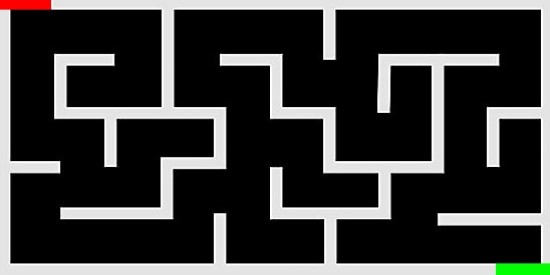
#> input picture ImageFormatted.jpg, 550 x 275 px, found by its file name
$ python MazeTrial3.py
#> lines starting #> are read from the running program, lines starting #| are printed output that depends on the picture
import numpy as np
import cv2
import copy
import time
from math import floor
import pickle
from matplotlib import pyplot as plt

img_orig = cv2.imread('imageFormatted.jpg', cv2.IMREAD_COLOR)
#> img_orig is the input picture: shape (275, 550, 3); mean B, G, R 59.2, 60.2, 60
WIDTH, HEIGHT = img_orig.shape[1], img_orig.shape[0]
#> WIDTH = 550; HEIGHT = 275
print(WIDTH, HEIGHT)
#| 550 275
STEPS = 100
UNIT_SIZE = HEIGHT/5
#> UNIT_SIZE = 55
CENTRE = UNIT_SIZE/2
#> CENTRE = 27.5
RED = (0, 0, 255)

HM_EPISODES = 2000

MOVE_PENALTY = 1
BORDER_PENALTY = 300
WIN_REWARD = 300

epsilon = 0.5
EPS_DECAY = 0.994
SHOW_EVERY = 20

start_q_table = None

LEARNING_RATE = 0.1
DISCOUNT = 0.95


class Blob:
    def __init__(self):
        #print("init block")
        self.x = floor(1*CENTRE)
        self.y = floor(1*CENTRE)
        self.done = False
        self.step = 0

    def __str__(self):
        return f"{self.x}, {self.y}"

    def action(self, choice):
        #print("Action Block")
        self.step += 1
        if choice == 0:
            self.move(choice, x=2, y=0)
        elif choice == 1:
            self.move(choice, x=-2, y=0)
        elif choice == 2:
            self.move(choice, x=0, y=2)
        elif choice == 3:
            self.move(choice, x=0, y=-2)

        #self.bordercross(choice)

    def move(self, choice, x, y):
        #print("Move Block")
        self.xnew = floor(self.x + x*CENTRE)
        self.ynew = floor(self.y + y*CENTRE)
        self.terminal(choice)

        self.x = self.xnew
        self.y = self.ynew

    def terminal(self, choice):
        #print("Border Cross Block")
        if self.xnew < 0 or self.xnew > WIDTH or self.ynew < 0 or self.ynew > HEIGHT:
            self.done = True
        elif choice == 0:
            for i in range(self.x, self.xnew):
                compare_border = img_orig[self.y][i] > (220, 220, 220)
                if compare_border.all():
                    self.done = True
                    break
        elif choice == 1:
            for i in range(self.xnew, self.x):
                compare_border = img_orig[self.y][i] > (220, 220, 220)
                if compare_border.all():
                    self.done = True
                    break
        elif choice == 2:
            for i in range(self.y, self.ynew):
                compare_border = img_orig[i][self.x] > (220, 220, 220)
                if compare_border.all():
                    self.done = True
                    break
        elif choice == 3:
            for i in range(self.ynew, self.y):
                compare_border = img_orig[i][self.x] > (200, 220, 220)
                if compare_border.all():
                    self.done = True
                    break
        if self.done:
            self.reward = -BORDER_PENALTY
        elif self.step > STEPS:
            self.done = True
            self.reward = -MOVE_PENALTY
        else:
            self.reward = -MOVE_PENALTY

        if player.x > 9*UNIT_SIZE and player.y > 4*UNIT_SIZE:
            self.reward = WIN_REWARD
            print("Hoooorayyyy!!!!")

def whichbox(x):
    return int(x/UNIT_SIZE)

q_table = {}
if start_q_table is None:
    for i in range(int(HEIGHT/UNIT_SIZE)):
        for ii in range(int(WIDTH/UNIT_SIZE)):
            q_table[(i,ii)] = [np.random.uniform(-5,0) for j in range(4)]
else:
    with open(start_q_table, "rb") as f:
        q_table = pickle.load(f)

episode_rewards = []

for episode in range(HM_EPISODES):
    player = Blob()
    img = copy.deepcopy(img_orig)

    #print("New Episode")
    episode_reward = 0
    print(episode)
    done = False
    if episode % SHOW_EVERY == 0:
        cv2.circle(img,(player.x, player.y), 15, RED, -1)
        cv2.imshow('image',img)
        cv2.waitKey(100)

    while not done:
        #print(player)
        img = copy.deepcopy(img_orig)
        obs = (whichbox(player.y), whichbox(player.x))
        #print(obs)

        if np.random.random() < epsilon:
            action = np.random.randint(0,4)
        else:
            action = np.argmax(q_table[obs])
        player.action(action)

        done = player.done
        reward = player.reward

        new_obs = (whichbox(player.y), whichbox(player.x))
        if player.reward == -BORDER_PENALTY:
            max_future_q = -BORDER_PENALTY
        elif player.reward == WIN_REWARD:
            max_future_q = WIN_REWARD
        else:
            max_future_q = np.max(q_table[new_obs])

        current_q = q_table[obs][action]

        if reward == WIN_REWARD:
            new_q = WIN_REWARD
        else:
            new_q = (1-LEARNING_RATE)*current_q + LEARNING_RATE*(reward + DISCOUNT*max_future_q)

        q_table[obs][action] = new_q

        if episode % SHOW_EVERY == 0:
            cv2.circle(img,(player.x, player.y), 15, RED, -1)
            cv2.imshow('image',img)
            cv2.waitKey(100)

        episode_reward += reward

    episode_rewards.append(episode_reward)

    epsilon *= EPS_DECAY
#> this loop made 2000 passes
#> pass 1, `cv2.imshow('image',img)`:
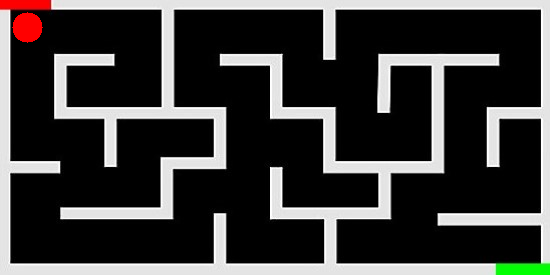
#> window 'image': shape (275, 550, 3); mean B, G, R 59.2, 60.2, 61.2
#> pass 1, `cv2.imshow('image',img)`:
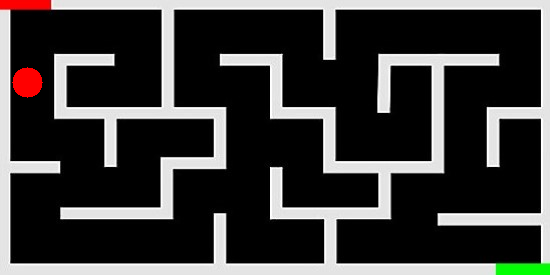
#> window 'image': shape (275, 550, 3); mean B, G, R 59.2, 60.2, 61.2
#> pass 1, `cv2.imshow('image',img)`:
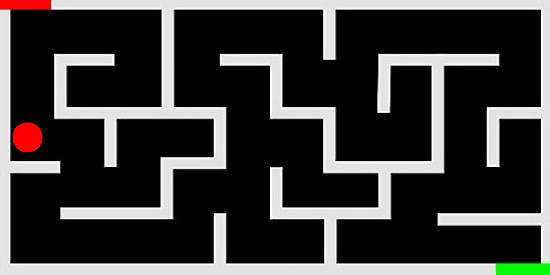
#> window 'image': shape (275, 550, 3); mean B, G, R 59.2, 60.2, 61.2
#> pass 1, `cv2.imshow('image',img)`:
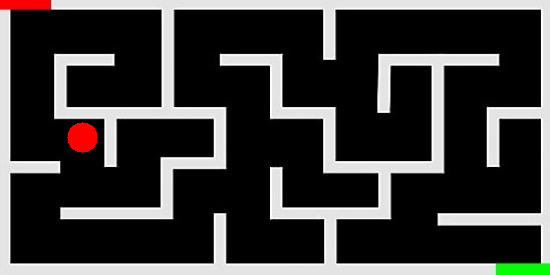
#> window 'image': shape (275, 550, 3); mean B, G, R 59.2, 60.2, 61.2

moving_avg = np.convolve(episode_rewards, np.ones((SHOW_EVERY, ))/SHOW_EVERY, mode = 'valid')

plt.plot([i for i in range(len(moving_avg))], moving_avg)
plt.ylabel(f"Reward {SHOW_EVERY}ma")
plt.xlabel("episode #")
plt.show()
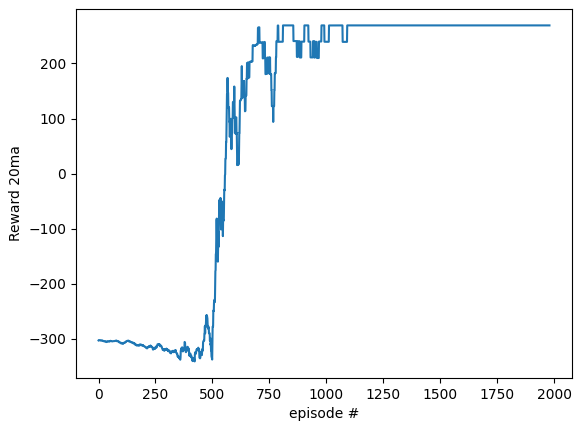
#> figure drawn by matplotlib, 1 panel; curve peaks at x = 810, y = 269

with open(f"qtable-{int(time.time())}.pickle", "wb") as f:
    pickle.dump(q_table, f)
